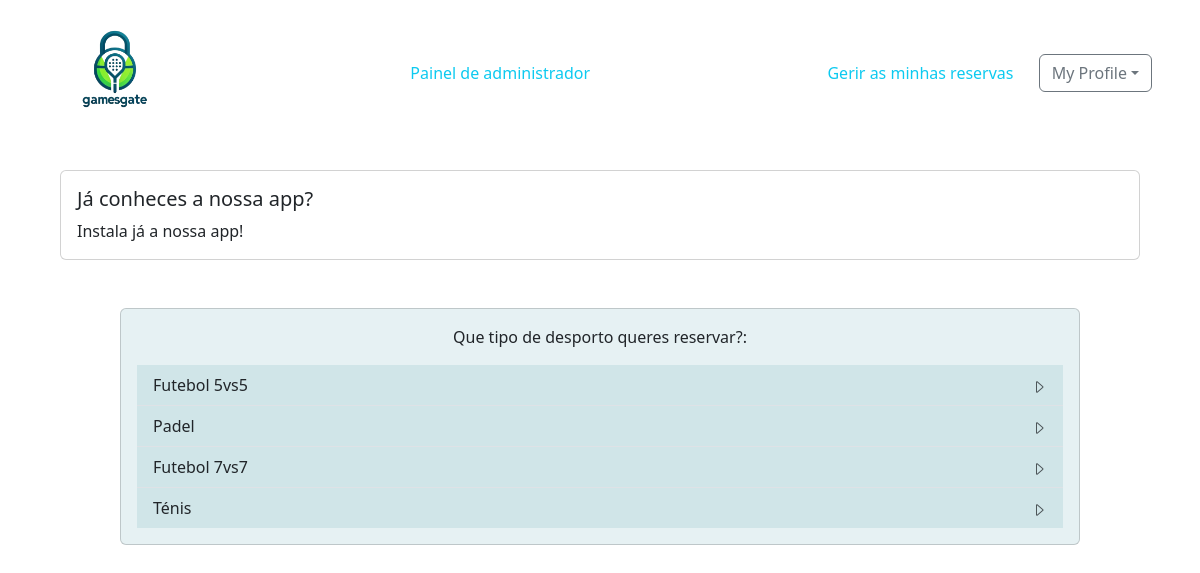
The app's page / (signed in) with its own data.
### events/models.py (models this page shows, shortened)
class Categorie(models.Model):
    title = models.CharField(max_length=200)
    author = models.ForeignKey(settings.AUTH_USER_MODEL, on_delete=models.CASCADE)
    creation_date = models.DateTimeField(auto_now_add=True)

### events/views.py (the view)
# urls.py: 2. Add a URL to urlpatterns:  path('', views.home, name='home')
def home(request):
    categories = Categorie.objects.all()
    return render(request, 'home.html', {'categories': categories})

### templates/home.html (shortened to what this page needs)
{% extends "nav.html" %}
{% load static %}
{% block content %}
<div class="container mt-4">
    <div class="card">
        <div class="card-body">
            <h5 class="card-title"> Já conheces a nossa app?</h5>
            <p class="card-text">Instala já a nossa app!</p>
        </div>
    </div>
</div>
<div class="container mt-5" id="tabela">
    <div class="card mx-auto" style="width: 60rem; background-color: rgba(13, 118, 139, 0.1);">
        <div class="card-body">
            <div class="text-center">
                <p id="category-title"> Que tipo de desporto queres reservar?:</p>
            </div>
            <ul class="list-group list-group-flush" id="categories-list">
                {% for category in categories %}
                <a href="" style="background-color: rgba(13, 118, 139, 0.1);" class="list-group-item list-group-item-action d-flex justify-content-between align-items-center category-item"
                    data-category="{{ category.id }}">
                    {{ category.title }}
                    <span class="text-muted">
                        <svg xmlns="http://www.w3.org/2000/svg" width="16" height="16" fill="currentColor"
                            class="bi bi-caret-right" viewBox="0 0 16 16">
                            <path
                                d="M6 12.796V3.204L11.481 8 6 12.796zm.659.753 5.48-4.796a1 1 0 0 0 0-1.506L6.66 2.451C6.011 1.885 5 2.345 5 3.204v9.592a1 1 0 0 0 1.659.753z" />
                        </svg>
                    </span>
                </a>
                {% endfor %}
            </ul>
        </div>
    </div>
</div>
<link rel="stylesheet" href="https://cdnjs.cloudflare.com/ajax/libs/bootstrap-datepicker/1.9.0/css/bootstrap-datepicker.min.css">
{% endblock content %}

### records on screen
Categorie: title "Futebol 5vs5"
Categorie: title "Padel"
Categorie: title "Futebol 7vs7"
Categorie: title "Ténis"
